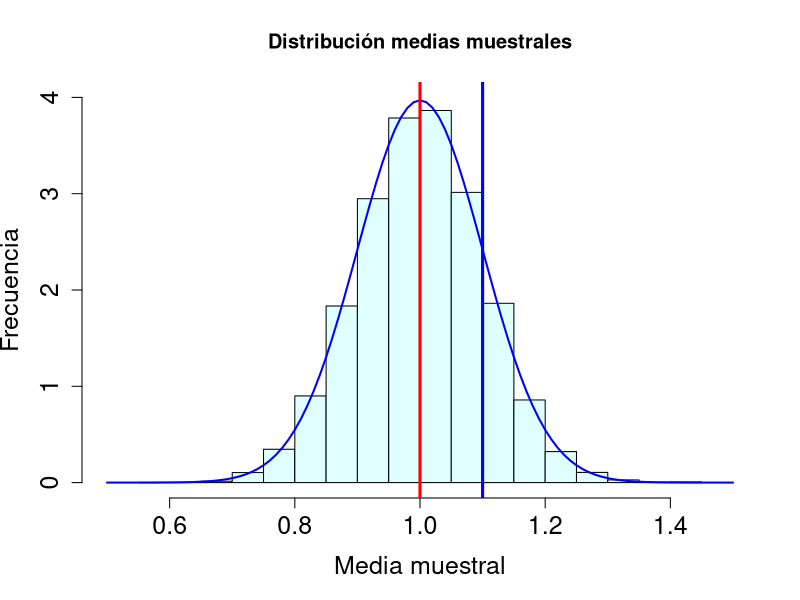
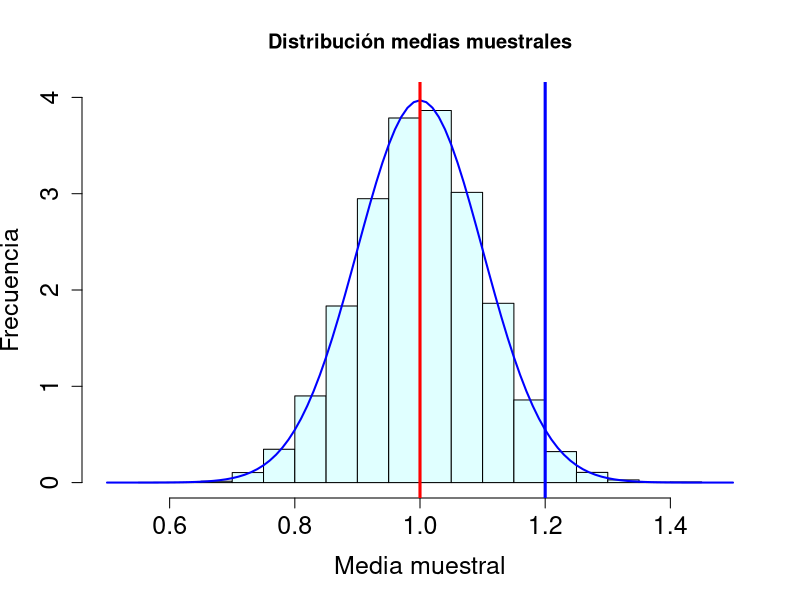
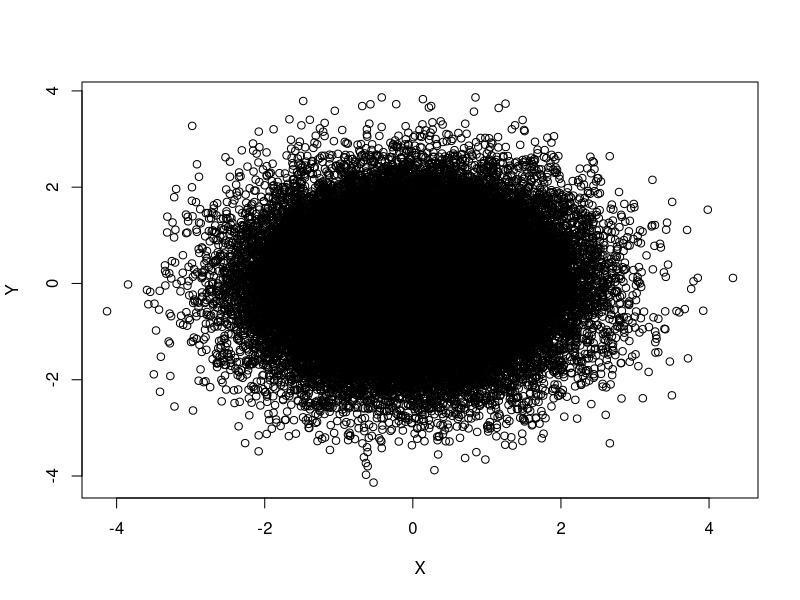

These figures' R source, in order: (Note: this script raises an error after producing the figures.)
## ---- chunk 1
knitr::opts_chunk$set(echo = TRUE)
## ---- chunk 2
mediaMuestral=function(n){
  muestra=rnorm(n,1,1)
  media=mean(muestra)
  return(media)
}
m=10000
muchasMedias100=replicate(m,mediaMuestral(100))

hist(muchasMedias100,xlab="Media muestral", ylab="Frecuencia", col="lightcyan",
     xlim=c(0.5,1.5),freq=FALSE,ylim=c(0,4),
     main="Distribución medias muestrales", cex.lab = 1.5,
     cex.axis = 1.5)
curve(dnorm(x,1,sd(muchasMedias100)),xlim=c(0.5,1.5),col="blue",lwd=2,add=TRUE)
abline(v=1 , col="red", lwd=3)
abline(v=1.1, col="blue", lwd=3)
## ---- chunk 3

hist(muchasMedias100,xlab="Media muestral", ylab="Frecuencia", col="lightcyan",
     xlim=c(0.5,1.5),freq=FALSE,ylim=c(0,4),
     main="Distribución medias muestrales", cex.lab = 1.5,
     cex.axis = 1.5)
curve(dnorm(x,1,sd(muchasMedias100)),xlim=c(0.5,1.5),col="blue",lwd=2,add=TRUE)
abline(v=1 , col="red", lwd=3)
abline(v=1.2, col="blue", lwd=3)
## ---- chunk 4
gen.corr.data<- function(rho,n){
# first step: generate two normal random variables from normal distrbution
set.seed(123) 
X <- rnorm(n)
X2 <- rnorm(n)
 
# second step generate the correlated variable
 
Y<- rho*X + sqrt(1-rho^2)*X2
result <-cbind(X,Y)
return(result)
}

muestra<-gen.corr.data(0.01,50000)
plot(muestra)
dat<- as.data.frame(muestra)
# cor.test(dat$x1, dat$x3)

## ---- chunk 5
tilapia_cepas <- PlantGrowth
names(tilapia_cepas) <- c("Peso", "Cepa")
tilapia_cepas$Cepa <- factor(my_data$Cepa, 
                             labels = c("Cepa 1", "Cepa2", "Cepa 3"))
write.csv(tilapia_cepas, file = "tilapia_cepas.csv")
## ---- chunk 6

library(MASS)
args(mvrnorm)
# Simulated Correlation between Body Weight, Color phenotypes in Atlantic salmon
# Generate a set of means and a symmetric covariance matrix
means   <- c(5500, 25)
cov.mat <- matrix(c(800000, -300, -300, 4), nrow = 2, ncol = 2)
WFE.COLOR <- data.frame(mvrnorm(949, means, cov.mat))
# Give the data fram column headings
names(WFE.COLOR) <- c("Weight", 'Color')
WFE.COLOR[1:10, ]
# Look at the mean and covariance to check the function
colMeans(WFE.COLOR)
cov(WFE.COLOR)
cov(WFE.COLOR$Weight, WFE.COLOR$Color)
cor(WFE.COLOR$Weight, WFE.COLOR$Color)
# Plot and export the joint distribution of the variables
p <- ggplot(WFE.COLOR, aes(x = Weight, y = Color))
p + geom_point() + geom_smooth(method = "lm") +
  xlab("Body Weight (g)") + ylab("Color")
# Export Simulate Data
write.table(WFE.COLOR, file = "CORR_WFE_COLOR_SALMON.csv", sep = ",", dec = ",")
## ---- chunk 7
library(readxl)
library(survival)
library(survminer)
larv <- read_excel("surv_dat.xlsx", sheet = 1)
summary(larv)
larv$antibiotico <- as.factor(larv$antibiotico)
str(larv)

larv_fit <- survfit(Surv(stime,status)~strata(antibiotico),
             data = larv, na.action=na.exclude, type="kaplan-meier")

summary(larv_fit)

surv_diff <- survdiff(Surv(stime,status)~antibiotico, data = larv)
surv_diff

ggsurvplot(survfit(Surv(stime,status) ~ antibiotico, data = larv, na.action = na.exclude, type="kaplan-meier"),
pval = TRUE, conf.int = FALSE)

## ---- chunk 8

# We can use rnorm to simulate a phenotype and QTL data
w.means <- c(4000, 5000, 6000) # Complete dominance
w.sd    <- 800
# Generate a SNP. AF 0.4
help(rbinom)
snp     <- rbinom(1000, 2, 0.4) # n (POPULATION), size (2 ALELLES) and prob (FREQUENCY LOWER ALLELE)
# Generate PHENO given the GENO and bind to data frame
w        <- rnorm(1000, w.means[factor(snp)], w.sd)
snp.data <- data.frame(cbind(w, snp))

# Export Simulate Data
write.table(snp.data, file = "snp.data.csv", sep = ";", dec = ",")

# Plot the phenotype as a funtion of genotupe
library(ggplot2)
p <- ggplot(snp.data, aes(x = factor(snp), y = w))
p + geom_point() + xlab("Reference allele count")

# Lineal model
par(mfrow=c(1,1)) 
lm.qtl <- lm(w ~ -1 + factor(snp))
plot(snp,w,main="")#inspeccion visual
abline(lm(w~snp), cex=0.9, col="red")
anova(lm.qtl)
summary(lm.qtl)

## ---- chunk 9
library(psych)
library(MASS)
library(car)

set.seed(123)
# Simulated Correlation between two QT
n <- 100 # number of individuals
means   <- c(50, 10) # salmon weight and fillet color
cov.mat <- matrix(c(4, 3.35, 3.5, 3), nrow = 2, ncol = 2) # variance-covariance matrix
pred_1.predic_2 <- data.frame(mvrnorm(n, means, cov.mat))
names(pred_1.predic_2) <- c("pred_1", 'pred_2')
pred_1.predic_2[1:10, ]
# Look at the mean and covariance to check the function
colMeans(pred_1.predic_2)
cov(pred_1.predic_2)
cor(pred_1.predic_2$pred_1, pred_1.predic_2$pred_2)


x =data.frame(matrix(rnorm(2*100),ncol=2))
x <- cbind(x,pred_1.predic_2$pred_1,pred_1.predic_2$pred_2)
names(x)<-c('Pred_X1','Pred_X2','Pred_X3',"Pred_X4")

beta<-c(-4,4,0.2,4) # these are the regression coefficients

trait_y <- as.matrix(x)%*%beta + rnorm(nrow(x),0,1)

aqua_dat <- cbind(trait_y,x)

l<-lm(trait_y~Pred_X1+Pred_X2+Pred_X3+Pred_X4,data=x)

summary(l)

pairs.panels(x[1:4])

# fish yield = Dias alimentación, densidad de siembra, peso de siembra, enfermedades.

vif(l)

write.table(aqua_dat, file = "aqua_dat.csv", sep = ";", dec = ",")

## ---- chunk 10
set.seed(50)
X2=rnorm(100,0,1)
X3=rnorm(100,0,1)+(3.1*X2)
Y= 2 + 0.5 * X2 + 0.1 * X3 + rnorm(100,0,0.4)
lm1<- lm(Y~X2+X3)
summary(lm1)
sim_dat<-cbind(X2,X3)
pairs.panels(sim_dat)
vif(lm1)
